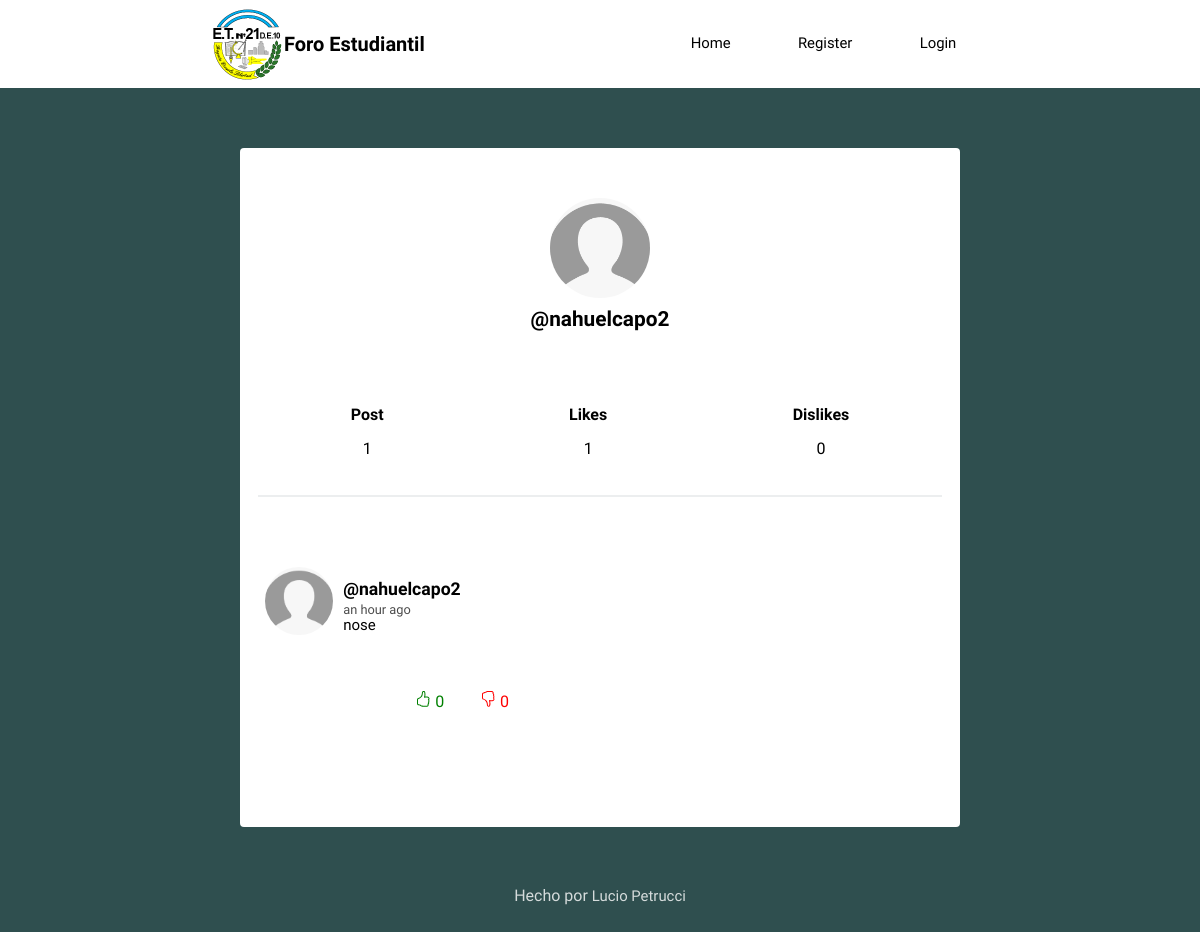
The app's page /profile/nahuelcapo2/ with its own data.
### social/models.py (models this page shows, shortened)
class Profile(models.Model):
    user = models.OneToOneField(User,on_delete=CASCADE)
    image = models.ImageField(default='batman.png', upload_to='profile_pics')

class Post(models.Model):
	user = models.ForeignKey(User, on_delete=models.CASCADE, related_name='posts')
	timestamp = models.DateTimeField(default=timezone.now)
	content = models.TextField()
	likes = models.ManyToManyField(User, related_name='post_likes')
	dislikes = models.ManyToManyField(User, related_name='post_dislikes')
	class Meta:
		ordering = ['-timestamp']

### social/views.py (the view)
# urls.py: path("profile/", views.profile, name="profile"),
def profile(request, username=None):
    current_user = request.user
    if username and username != current_user.username:
        user = User.objects.get(username=username)
        posts = user.posts.all()
    else:
        posts = current_user.posts.all()
        user = current_user
    ctx = {'user': user, 'guest': request.user, 'posts':posts}
    return render(request, 'social/profile.html', ctx)

### social/templates/social/profile.html
{% extends 'social/feed.html' %}
{% block content %}
<div class="profile">
	<img src={{ user.profile.image.url }}>
	<h2>@{{ user.username }}</h2>
</div>
<div class="follow">
	<div>
		<h5>Post</h5>
		<p>{{ user.posts.count }}</p>
	</div>
	<div>
		<h5>Likes</h5>
		<p>{{ user.post_likes.count }}</p>
	</div>
	<div>
		<h5>Dislikes</h5>
		<p>{{ user.post_dislikes.count }}</p>
	</div>
</div>
{{block.super}}
{% endblock %}

### social/templates/social/feed.html (shortened to what this page needs)
{% extends 'social/layout.html' %}
{% load humanize %}
{% block content %}
{% for post in posts %}
<article>
    <div class="container-article">
        <img src="{{post.user.profile.image.url}}">
        <div>
            <h2 class="username"><a href="{% url 'profile' post.user.username%}">@{{post.user.username}}</a></h2>
            <time data-time="#">{{post.timestamp|naturaltime}}</time>
            <div class="post">{{post.content}}</div>
            <div class="likes">
                <form method="post">
                    <div class="like">
                            <div>
                                <span>{{post.likes.count}}</span>
                            </div>
                    </div>
                    <div class="dislike">
                            <div>
                            <span>{{post.dislikes.count}}</span>
                        </div>
                    </div>
                </form>
            </div>
        </div>
    </div>
</article>
{% endfor %}
{% endblock %}

### media/static/style.css (style rules this page uses)
body { background: #2F4F4F; font-size: 62.5%; font-family: 'Varela Round', Helvetica, Arial, serif; }
h5 { font-size: 1rem; margin-bottom: 0; }
p { font-size: 1rem; }
img { object-fit: cover; }
a { font-size: .93rem; text-decoration: none; color: black; }
article { width: 93%; margin: auto; padding: 40px 0; border-bottom: 2px solid #ECEEEF; }
.username { margin-bottom: .2rem; }
.username a { font-size: 1.1rem; }
.container-article { display: flex; }
.container-article img { height: 68px; width: 68px; margin-right: 10px; border-radius: 50%; }
article:last-child { border-bottom: 0; }
time { font-size: .8rem; opacity: .7; }
.post { font-size: .94rem; }
.profile { display: flex; align-items: center; flex-direction: column; }
.profile img { height: 100px; width: 100px; margin-right: 10px; border-radius: 50%; margin: 20px; }
.profile h2 { margin-top: -10px; font-size: 1.3rem; }
.follow { display: flex; width: 95%; justify-content: space-around; margin: 30px auto; text-align: center; border-bottom: 2px solid #ECEEEF; padding-bottom: 20px; }
form { margin: 0; padding: 40px; font-size: 1rem; }
.likes { margin: 1rem; text-align: center; }
.like { color: green; display: inline-block; vertical-align: middle; margin: 0 1rem; }
.dislike { color: red; display: inline-block; vertical-align: middle; margin: 0 1rem; }

### records on screen
Post: user.profile.image (picture), user.username "nahuelcapo2", timestamp "an hour ago", content "nose", likes.count "0", dislikes.count "0"

### other values on screen
{{ user.username }} "nahuelcapo2"
{{ user.posts.count }} "1"
{{ user.post_likes.count }} "1"
{{ user.post_dislikes.count }} "0"
